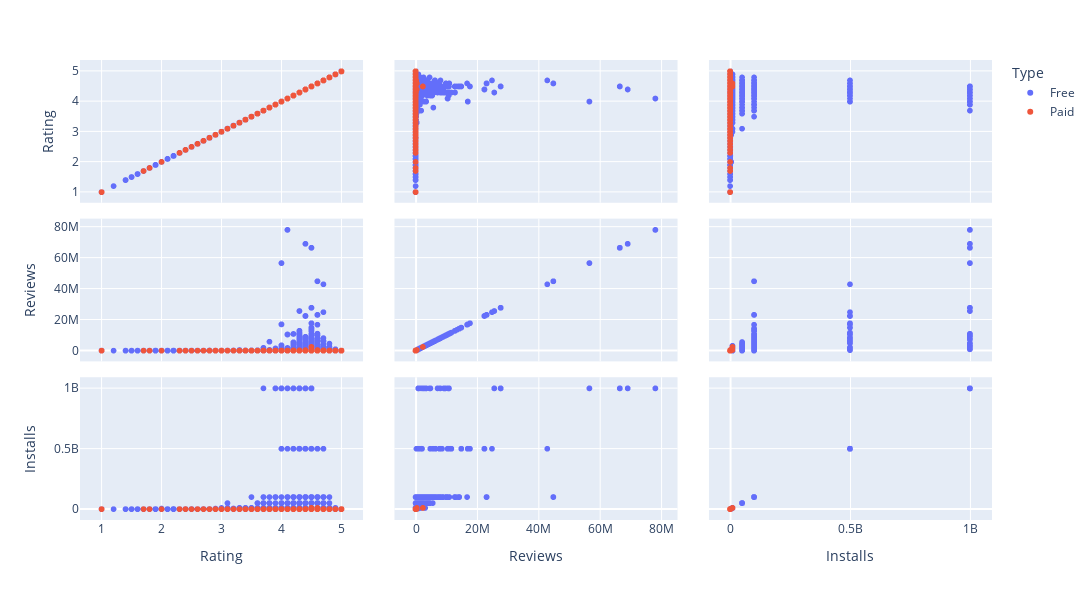

Notebook code cell kept with this figure:
### Code cell
print_scatter_matrix(criteria=['Rating', 'Reviews', 'Installs'], color='Type',data=cleaned_apps)

### Figure 1 — Plotly figure (JSON) as saved in the notebook; plotly's stock layout.template omitted (floating-point values rounded to 4 significant figures; data arrays with more than 128 entries replaced by an {"elided": "..."} marker saying what was removed)
{"data": [{"dimensions": [{"axis": {"matches": true}, "label": "Rating", "values": {"elided": "8275 float values"}}, {"axis": {"matches": true}, "label": "Reviews", "values": {"elided": "8275 int values"}}, {"axis": {"matches": true}, "label": "Installs", "values": {"elided": "8275 int values"}}], "hovertemplate": "Type=Free<br>%{xaxis.title.text}=%{x}<br>%{yaxis.title.text}=%{y}<extra></extra>", "legendgroup": "Free", "marker": {"color": "#636efa", "symbol": "circle"}, "name": "Free", "showlegend": true, "type": "splom"}, {"dimensions": [{"axis": {"matches": true}, "label": "Rating", "values": {"elided": "611 float values"}}, {"axis": {"matches": true}, "label": "Reviews", "values": {"elided": "611 int values"}}, {"axis": {"matches": true}, "label": "Installs", "values": {"elided": "611 int values"}}], "hovertemplate": "Type=Paid<br>%{xaxis.title.text}=%{x}<br>%{yaxis.title.text}=%{y}<extra></extra>", "legendgroup": "Paid", "marker": {"color": "#EF553B", "symbol": "circle"}, "name": "Paid", "showlegend": true, "type": "splom"}], "layout": {"dragmode": "select", "height": 600, "legend": {"title": {"text": "Type"}, "tracegroupgap": 0}, "margin": {"t": 60}, "width": 1300}}
